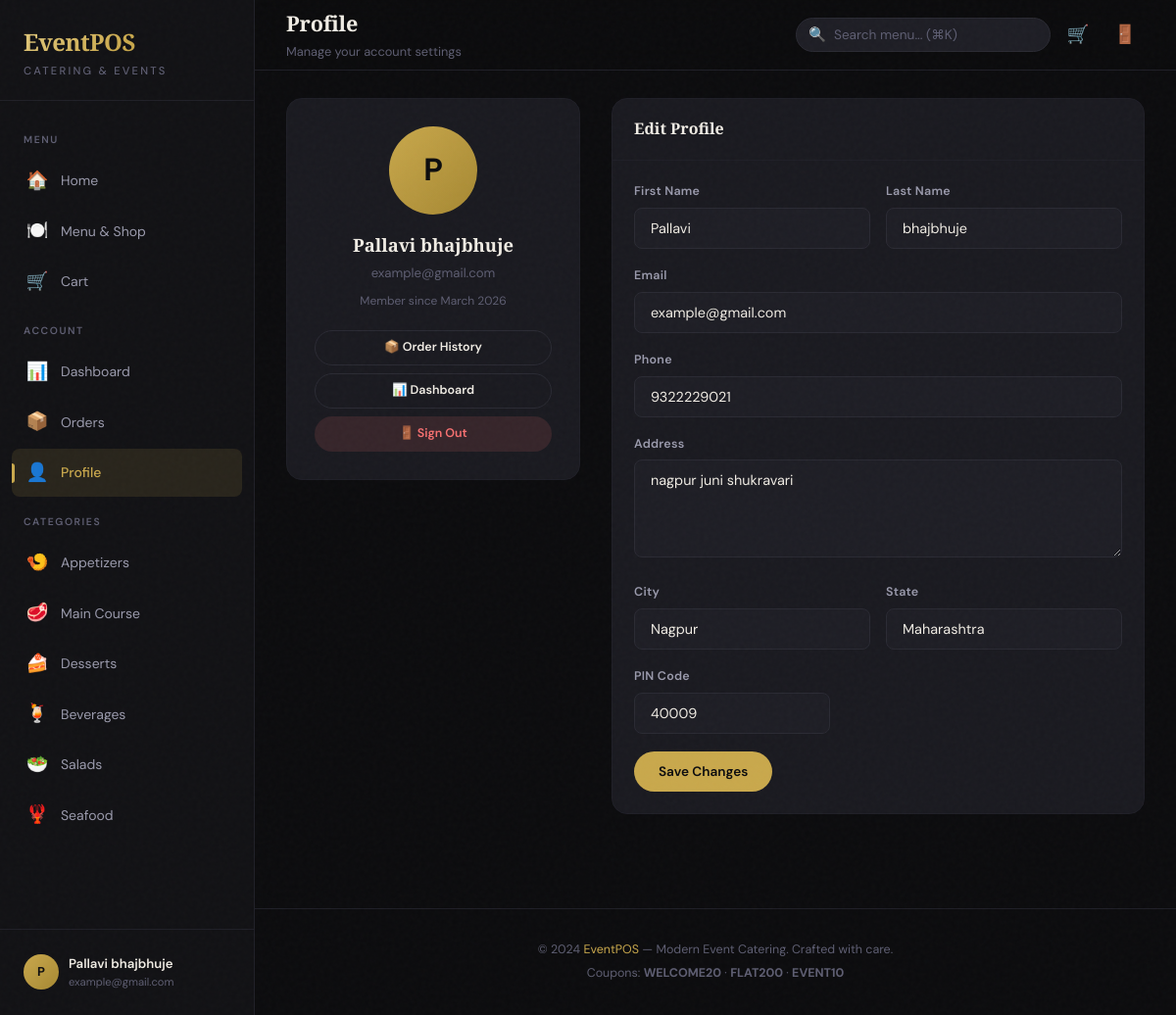
Screenshot of /profile/ (signed in) with the database file from the repository.
### core/models.py (models this page shows, shortened)
class UserProfile(models.Model):
    user = models.OneToOneField(User, on_delete=models.CASCADE, related_name='profile')
    phone = models.CharField(max_length=20, blank=True)
    address = models.TextField(blank=True)
    city = models.CharField(max_length=100, blank=True)
    state = models.CharField(max_length=100, blank=True)
    zipcode = models.CharField(max_length=20, blank=True)
    avatar_url = models.URLField(blank=True)
    created_at = models.DateTimeField(auto_now_add=True)

### core/views.py (the view, shortened to what this page needs)
# urls.py: path('profile/', views.profile, name='profile'),
@login_required
def profile(request):
    profile_obj, created = UserProfile.objects.get_or_create(user=request.user)
    context = {'profile': profile_obj}
    return render(request, 'core/profile.html', context)

### core/context_processors.py (called while the page is built)
def cart_count(request):
    count = 0
    if request.user.is_authenticated:
        cart = Cart.objects.filter(user=request.user).first()
        if cart:
            count = cart.item_count
    else:
        session_key = request.session.session_key
        if session_key:
            cart = Cart.objects.filter(session_key=session_key).first()
            if cart:
                count = cart.item_count
    return {'cart_item_count': count}

### core/models.py (called while the page is built)
    @property
    def item_count(self):
        return sum(item.quantity for item in self.items.all())

### templates/core/profile.html (shortened to what this page needs)
{% extends 'core/base.html' %}
{% block page_title %}Profile{% endblock %}
{% block page_subtitle %}Manage your account settings{% endblock %}
{% block content %}
<div class="profile-layout">
    <div class="panel profile-card">
        <div class="panel-body" style="padding: 28px;">
            <div class="profile-avatar-lg">
                {{ user.first_name|default:user.username|make_list|first|upper }}
            </div>
            <h3 style="font-family: var(--font-display); font-size: 1.15rem; margin-bottom: 4px;">
                {{ user.first_name|default:user.username }} {{ user.last_name }}
            </h3>
            <p class="text-muted" style="font-size: 0.825rem;">{{ user.email }}</p>
            <p class="text-muted" style="font-size: 0.75rem; margin-top: 8px;">
                Member since {{ user.date_joined|date:"F Y" }}
            </p>
            <div style="margin-top: 20px; display: flex; flex-direction: column; gap: 8px;">
                <a href="{% url 'order_history' %}" class="btn btn-outline btn-sm btn-block">📦 Order History</a>
                <a href="{% url 'dashboard' %}" class="btn btn-outline btn-sm btn-block">📊 Dashboard</a>
                <a href="{% url 'logout' %}" class="btn btn-danger btn-sm btn-block">🚪 Sign Out</a>
            </div>
        </div>
    </div>
    <div class="panel">
        <div class="panel-header">
            <h3 class="panel-title">Edit Profile</h3>
        </div>
        <div class="panel-body">
            <form method="post">
                <div class="form-row">
                    <div class="form-group">
                        <label class="form-label" for="first_name">First Name</label>
                        <input type="text" name="first_name" id="first_name" class="form-input" value="{{ user.first_name }}">
                    </div>
                    <div class="form-group">
                        <label class="form-label" for="last_name">Last Name</label>
                        <input type="text" name="last_name" id="last_name" class="form-input" value="{{ user.last_name }}">
                    </div>
                </div>
                <div class="form-group">
                    <label class="form-label" for="email">Email</label>
                    <input type="email" name="email" id="email" class="form-input" value="{{ user.email }}">
                </div>
                <div class="form-group">
                    <label class="form-label" for="phone">Phone</label>
                    <input type="tel" name="phone" id="phone" class="form-input" value="{{ profile.phone }}">
                </div>
                <div class="form-group">
                    <label class="form-label" for="address">Address</label>
                    <textarea name="address" id="address" class="form-input" rows="2">{{ profile.address }}</textarea>
                </div>
                <div class="form-row">
                    <div class="form-group">
                        <label class="form-label" for="city">City</label>
                        <input type="text" name="city" id="city" class="form-input" value="{{ profile.city }}">
                    </div>
                    <div class="form-group">
                        <label class="form-label" for="state">State</label>
                        <input type="text" name="state" id="state" class="form-input" value="{{ profile.state }}">
                    </div>
                </div>
                <div class="form-group" style="max-width: 200px;">
                    <label class="form-label" for="zipcode">PIN Code</label>
                    <input type="text" name="zipcode" id="zipcode" class="form-input" value="{{ profile.zipcode }}">
                </div>
                <button type="submit" class="btn btn-primary">Save Changes</button>
            </form>
        </div>
    </div>
</div>
{% endblock %}

### templates/core/base.html (shortened to what this page needs)
{% load static %}
{% load core_tags %}
<!DOCTYPE html>
<html lang="en">
<head>
    <link rel="stylesheet" href="{% static 'css/main.css' %}">
</head>
<body>
    <div class="app-layout">
        <aside class="sidebar" role="navigation" aria-label="Main navigation">
            <div class="sidebar-brand">
                <a href="{% url 'home' %}">
                    <h1>EventPOS</h1>
                    <span>Catering & Events</span>
                </a>
            </div>
            <nav class="sidebar-nav">
                <div class="sidebar-section-label">Menu</div>
                <a href="{% url 'home' %}" class="sidebar-link {% if request.resolver_match.url_name == 'home' %}active{% endif %}">
                    <span class="icon">🏠</span> Home
                </a>
                <a href="{% url 'shop' %}" class="sidebar-link {% if request.resolver_match.url_name == 'shop' %}active{% endif %}">
                    <span class="icon">🍽️</span> Menu & Shop
                </a>
                <a href="{% url 'cart' %}" class="sidebar-link {% if request.resolver_match.url_name == 'cart' %}active{% endif %}">
                    <span class="icon">🛒</span> Cart
                </a>
                {% if user.is_authenticated %}
                <div class="sidebar-section-label">Account</div>
                <a href="{% url 'dashboard' %}" class="sidebar-link {% if request.resolver_match.url_name == 'dashboard' %}active{% endif %}">
                    <span class="icon">📊</span> Dashboard
                </a>
                <a href="{% url 'order_history' %}" class="sidebar-link {% if request.resolver_match.url_name == 'order_history' %}active{% endif %}">
                    <span class="icon">📦</span> Orders
                </a>
                <a href="{% url 'profile' %}" class="sidebar-link {% if request.resolver_match.url_name == 'profile' %}active{% endif %}">
                    <span class="icon">👤</span> Profile
                </a>
                {% endif %}
                <div class="sidebar-section-label">Categories</div>
                <a href="{% url 'shop' %}?category=appetizers" class="sidebar-link">
                    <span class="icon">🍤</span> Appetizers
                </a>
                <a href="{% url 'shop' %}?category=main-course" class="sidebar-link">
                    <span class="icon">🥩</span> Main Course
                </a>
                <a href="{% url 'shop' %}?category=desserts" class="sidebar-link">
                    <span class="icon">🍰</span> Desserts
                </a>
                <a href="{% url 'shop' %}?category=beverages" class="sidebar-link">
                    <span class="icon">🍹</span> Beverages
                </a>
                <a href="{% url 'shop' %}?category=salads" class="sidebar-link">
                    <span class="icon">🥗</span> Salads
                </a>
                <a href="{% url 'shop' %}?category=seafood" class="sidebar-link">
                    <span class="icon">🦞</span> Seafood
                </a>
            </nav>
            <div class="sidebar-footer">
                {% if user.is_authenticated %}
                <a href="{% url 'profile' %}" class="sidebar-user">
                    <div class="sidebar-user-avatar">
                        {{ user.first_name|default:user.username|make_list|first|upper }}
                    </div>
                    <div class="sidebar-user-info">
                        <div class="sidebar-user-name">{{ user.first_name|default:user.username }} {{ user.last_name }}</div>
                        <div class="sidebar-user-email">{{ user.email|default:"No email" }}</div>
                    </div>
                </a>
                {% else %}
                <a href="{% url 'login' %}" class="btn btn-primary btn-block btn-sm">Sign In</a>
                {% endif %}
            </div>
        </aside>
        <main class="main-content">
            <header class="top-bar">
                <div class="top-bar-left">
                    <div>
                        <div class="page-title">{% block page_title %}EventPOS{% endblock %}</div>
                        <div class="page-subtitle">{% block page_subtitle %}{% endblock %}</div>
                    </div>
                </div>
                <div class="top-bar-right">
                    <form action="{% url 'shop' %}" method="get" class="search-container">
                        <span class="search-icon">🔍</span>
                        <input type="text" name="q" class="search-input" placeholder="Search menu... (⌘K)" value="{{ request.GET.q|default:'' }}" aria-label="Search products">
                    </form>
                    <a href="{% url 'cart' %}" class="top-bar-btn" aria-label="Cart">
                        🛒
                    </a>
                    {% if user.is_authenticated %}
                    <a href="{% url 'logout' %}" class="top-bar-btn" aria-label="Logout" title="Logout">🚪</a>
                    {% else %}
                    <a href="{% url 'login' %}" class="top-bar-btn" aria-label="Sign In" title="Sign In">👤</a>
                    {% endif %}
                </div>
            </header>
            <div class="content-area">
                {% block content %}{% endblock %}
            </div>
            <footer class="app-footer">
                <p>© 2024 <a href="{% url 'home' %}">EventPOS</a> — Modern Event Catering. Crafted with care.</p>
                <p style="margin-top: 4px;">Coupons: <strong>WELCOME20</strong> · <strong>FLAT200</strong> · <strong>EVENT10</strong></p>
            </footer>
        </main>
    </div>
</body>
</html>

### rows the page displays
UserProfile: phone "9322229021", address "nagpur juni shukravari", city "Nagpur", state "Maharashtra", zipcode "40009"

### other values shown
{{ user.first_name|default:user.username|make_list|first|upper }} "P"
{{ user.first_name|default:user.username }} "Pallavi"
{{ user.last_name }} "bhajbhuje"
{{ user.email|default:"No email" }} "example@gmail.com"
{{ user.email }} "example@gmail.com"
{{ user.date_joined|date:"F Y" }} "March 2026"
